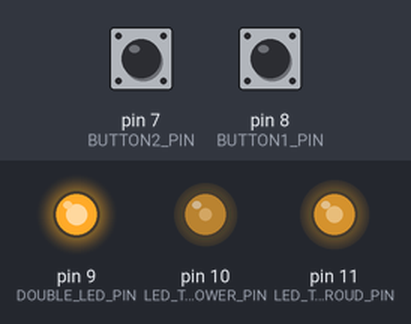
Recording of a sketch running on a simulated Arduino Uno, built with avr-gcc and run on an emulated ATmega328P. Parts: output pins drawn as LEDs (lit = HIGH). Inputs (shaded band) come from the test bench; at power-on: pin 8 (BUTTON1_PIN) HIGH, pin 7 (BUTTON2_PIN) HIGH.

Above: at 1.2 s.
1.3 s: pin 8 (BUTTON1_PIN) pulled LOW for 0.15 s
At 1.62 s:
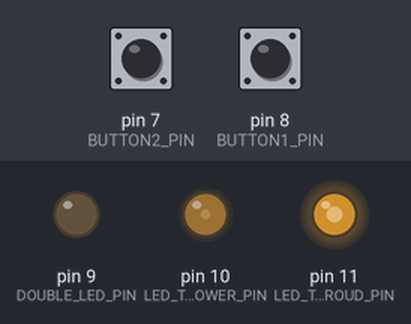
3.0 s: pin 8 (BUTTON1_PIN) pulled LOW for 1 s
At 3.42 s:
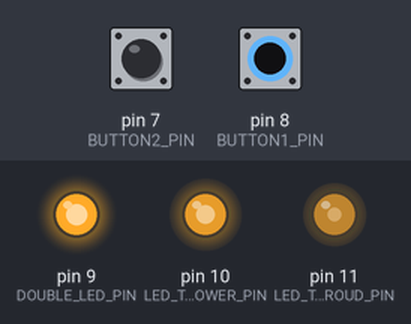
5.7 s: pin 8 (BUTTON1_PIN) pulled LOW for 0.15 s
At 6.45 s:
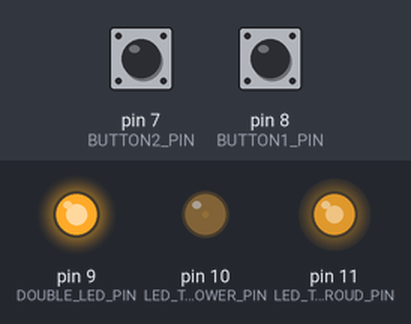
Timing chart, 0 to 23.0 s (numbered marks = the images above; inputs shaded):
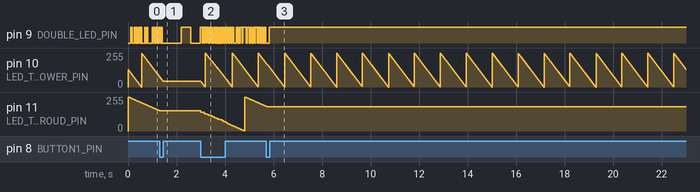

The sketch:

przyklad_ledki.ino
```cpp
#include <avr/io.h>
#define BUTTON1_PIN 8
#define BUTTON2_PIN 7

#define LED_TO_GROUD_PIN 11
#define LED_TO_POWER_PIN 10
#define DOUBLE_LED_PIN   9

#define SOFT_COUNTER_MAX 256

enum MODES {
  GROUND_LED = 0,
  POWER_LED = 1,
  DOUBLE_LED = 2,
  ALL_LEDS = 3,
  MODES_MAX = 4
};

boolean pwmMode;
unsigned int mode;
unsigned long lastUpdateTime;

void setupButtons(){
  pinMode(BUTTON1_PIN,  INPUT_PULLUP);
  pinMode(BUTTON2_PIN,  INPUT_PULLUP);
}


void setupLeds(){
  pinMode(LED_TO_GROUD_PIN, OUTPUT);
  pinMode(LED_TO_POWER_PIN, OUTPUT);
  pinMode(DOUBLE_LED_PIN,  OUTPUT);
  TCCR0B = TCCR0B & B11111000 | B00000010;    // set timer 0 divisor to     8 for PWM frequency of  7812.50 Hz
  TCCR1B = TCCR1B & B11111000 | B00000010;    // set timer 1 divisor to     8 for PWM frequency of  3921.16 Hz
}

void setup() {
  setupButtons();
  setupLeds();
  Serial.begin(115200);
  mode = ALL_LEDS;
  pwmMode = true;

}


void readButtons(){
  //
  // zmien tryb pracy jesli uzytkownik wcisnal jakis guzik. Funkcja zawiera naiwny mechanizm debounce.
  //
  unsigned long lastButtonPress = 0;
  if (millis() - lastButtonPress > 500) {

    if(digitalRead(BUTTON1_PIN)) {
      pwmMode != pwmMode;
    } else if (digitalRead(BUTTON2_PIN) ) {
      mode = (mode + 1) % MODES_MAX;
    }

  }
}

void updateGroundLed() {
  static unsigned long lastUpdate = 0;
  static unsigned int dutyCycle = 128;
  if(millis() - lastUpdate < 100)
    return;

  if (!pwmMode){
     dutyCycle = dutyCycle > 127? 255 : 0;
  }
  pinMode(LED_TO_POWER_PIN, OUTPUT);
  analogWrite(LED_TO_POWER_PIN, dutyCycle);
  dutyCycle = (dutyCycle - 3) % 255;
  lastUpdate = millis();
}

void updatePowerLed() {
  static unsigned long lastUpdate = 0;
  static unsigned int dutyCycle = 255;
  if((millis() - lastUpdate) < 100)
    return;

  if (!pwmMode){
     dutyCycle = dutyCycle > 127? 255 : 0;
  }
  pinMode(LED_TO_GROUD_PIN, OUTPUT);
  analogWrite(LED_TO_GROUD_PIN, dutyCycle);
  dutyCycle = (dutyCycle - 1 ) & 0xff;
  lastUpdate = millis();
}

void updateDoubleLed() {
  static unsigned int whichLed = 0;
  static unsigned int dutyCycle1 = 0;
  static unsigned int dutyCycle2 = SOFT_COUNTER_MAX/2;
  static unsigned int counter = 0;


  if(counter > SOFT_COUNTER_MAX){
    counter = 0;
    whichLed ^= 0x01;
    if(whichLed==0) {
      dutyCycle1 = (dutyCycle1 + 1) % SOFT_COUNTER_MAX;
    } else {
      dutyCycle2 = (dutyCycle2 + 5) % SOFT_COUNTER_MAX;
    }
  }

  if (pwmMode && dutyCycle1 > SOFT_COUNTER_MAX/2) {
    dutyCycle1 = SOFT_COUNTER_MAX;
  }  if (pwmMode && dutyCycle2 > SOFT_COUNTER_MAX/2) {
    dutyCycle2 = SOFT_COUNTER_MAX;
  }


  if(whichLed==0){
    if(dutyCycle1 > counter) {
      pinMode(DOUBLE_LED_PIN, OUTPUT);
      digitalWrite(DOUBLE_LED_PIN, HIGH);
    } else {
      pinMode(DOUBLE_LED_PIN, INPUT);
      digitalWrite(DOUBLE_LED_PIN, LOW);
    }
  } else {
    if(dutyCycle2 > counter) {
      pinMode(DOUBLE_LED_PIN, OUTPUT);
      digitalWrite(DOUBLE_LED_PIN, LOW);
    } else {
      pinMode(DOUBLE_LED_PIN, INPUT);
      digitalWrite(DOUBLE_LED_PIN, LOW);
    }
  }


  counter += 1;
}

void updateLeds() {
  //
  // w zaleznosci od wybranego trybu zaktualizuj stan tylko wygranych ledow
  //
  if(mode == GROUND_LED || mode == ALL_LEDS){
    updateGroundLed();
  } else {
    //
    // wygas diode
    //
    digitalWrite(LED_TO_GROUD_PIN, LOW);
  }

  if(mode == POWER_LED || mode == ALL_LEDS){
    updatePowerLed();
  } else {
    //
    // wygas diode
    //
    digitalWrite(POWER_LED, HIGH);
  }

  if(mode == DOUBLE_LED || mode == ALL_LEDS){
    updateDoubleLed();
  } else {
    //
    // wygas diode - przestaw pin w stan HI-Z
    //
    pinMode(LED_TO_GROUD_PIN, INPUT);
    digitalWrite(LED_TO_GROUD_PIN, LOW);
  }
}

// the loop routine runs over and over again forever:
void loop() {
  readButtons();
  updateLeds();
}
```

Measured:
- after the input at 1.3 s, pin 10 (LED_TO_POWER_PIN): goes on until 1.4 s, then stays 43/255; pin 11 (LED_TO_GROUD_PIN): goes on until 1.3 s, then stays 151/255
- after the input at 3.0 s, pin 10 (LED_TO_POWER_PIN): ramps from 254/255 to 0/255 and jumps back, once every 1.1 s
- after the input at 5.7 s, pin 11 (LED_TO_GROUD_PIN): goes on until 5.7 s, then stays 183/255
